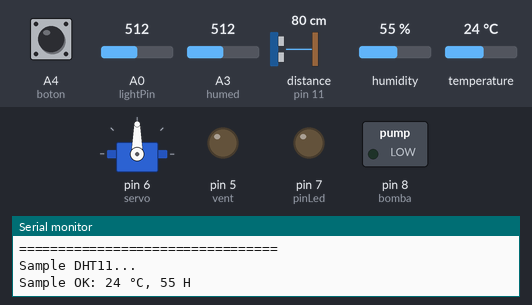
This sketch was run on a simulated Arduino Uno, built with avr-gcc and run on an emulated ATmega328P. Shown: servo, switched loads named in the sketch (green lamp = pin HIGH), output pins drawn as LEDs (lit = HIGH), the last lines printed to the serial monitor. Inputs (shaded band) come from the test bench; at power-on: temperature 24 °C, A4 (boton) LOW, distance to the obstacle (sensor on pin 11) 80 cm, A0 (lightPin) = 512, A3 (humed) = 512, humidity 55 %.

Above: at 1.7 s.
1.8 s: temperature set to 27 °C
At 10.3 s:
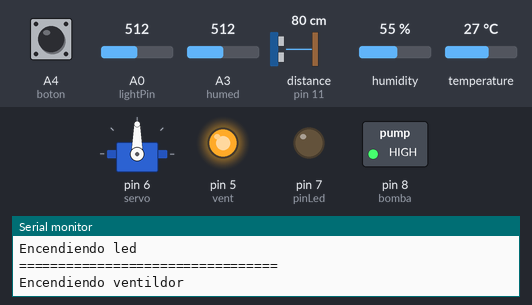
11.3 s: A4 (boton) pulled HIGH for 3 s
At 16.4 s:
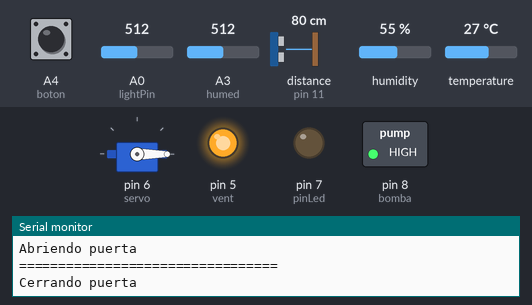
17.7 s: distance to the obstacle (sensor on pin 11) set to 14 cm
26.4 s: distance to the obstacle (sensor on pin 11) set to 11 cm
At 34.1 s:
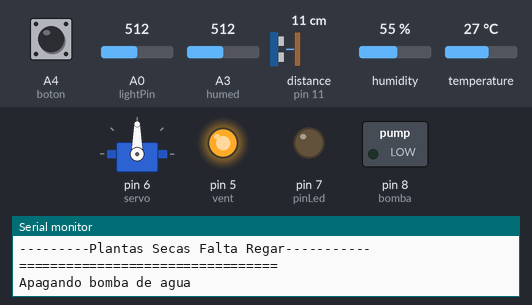
34.4 s: A0 (lightPin) set to 110
40.8 s: A0 (lightPin) set to 95
At 47.5 s:
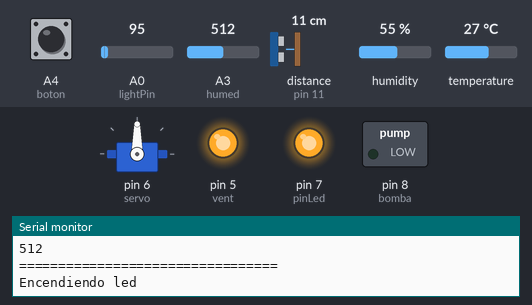
Timing chart, 0 to 48.6 s (numbered marks = the images above; inputs shaded):
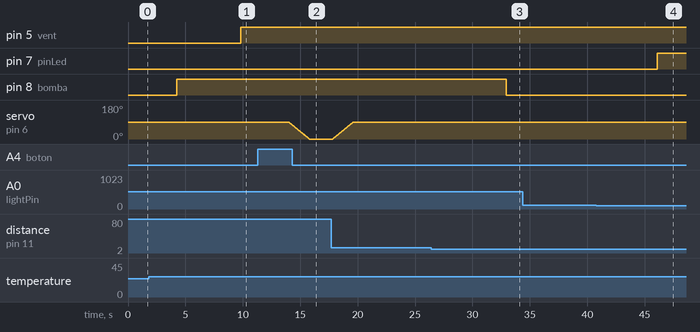

The sketch:

SimpleHouse_Example.ino
```cpp
/*-----------------------------------------------------.::|Salidas|::.----------------------------------*/
#define vent 5
#define servo 6
#define pinLed 7
#define bomba 8
byte bitToggle = 0;
/*-----------------------------------------------------.::|Entradas|::.----------------------------------*/
#define boton A4
#define humed A3
//Entrada de luz
#define lightPin A0
//Iguales definir a usar

#define pinDHT11 3
#define pinLM35 3

#define hcT 11
#define hcE 12

/*-----------------------------------------------------.::|HCSR04|::.----------------------------------*/

#include <HCSR04.h>
UltraSonicDistanceSensor distanceSensor(hcE, hcT); // Initialize sensor that uses digital pins 11 and 12.

/*-----------------------------------------------------.::|Servo|::.----------------------------------*/

#include <Servo.h>
Servo myservo;  // create servo object to control a servo
int pos = 0;    // variable to store the servo position
#define grados 90
/*-----------------------------------------------------.::|DHT 11|::.----------------------------------*/

#include <SimpleDHT.h>
byte temperature = 0;
byte humidity = 0;
int err = SimpleDHTErrSuccess;

// for DHT11,
//      VCC: 5V or 3V
//      GND: GND
//      DATA: 2
SimpleDHT11 dht11(pinDHT11);

/*-----------------------------------------------------.::|Prototipos|::.----------------------------------*/
int medirTemperaturaHumedad();
int medirNivelAgua();
int medirTemperatura();

void moverPuerta();
void encenderVentilador();
void encenderLed();
void regar();
#define wait delay(500);
/*-----------------------------------------------------.::|Programm|::.----------------------------------*/

void setup() {
  Serial.begin(9600);
  wait
  //----------------------------------------------Entradas
  pinMode(boton, INPUT);
  pinMode(lightPin, INPUT);
  pinMode(pinDHT11, INPUT);
  //----------------------------------------------Salidas
  pinMode(servo, OUTPUT);
  pinMode(vent, OUTPUT);
  //  pinMode(luz, OUTPUT);
  pinMode(pinLed, OUTPUT);
  pinMode(bomba, OUTPUT);

  myservo.attach(servo);  // attaches the servo on pin 9 to the servo object
}

void loop() {
  int luminosidad = medirLuminosidad();
  wait
  //Checar temperatura
  int temperatura = medirTemperaturaHumedad();
  wait
  //Medir nivel de agua
  int distanciaAgua = medirNivelAgua();
  wait
  int humedad = leerHumedad();
  wait


  if (luminosidad < 100) {
    encenderLed(true);
  } else {
    encenderLed(false);
  }
  if (temperatura > 25) {
    encenderVentilador(true);
  } else {
    encenderVentilador(false);
  }
  Serial.println(temperatura);

  if (humedad > 250) {
    Serial.println("---------Plantas Secas Falta Regar-----------");
    if (distanciaAgua > 12) {
      Serial.println("---------Nivel de agua menor de 1cm aprox-----------");
      Serial.println(distanciaAgua);
      regar(false);
    } else {
      regar(true);
    }
  } else {
    Serial.println("---------Plantas humedas,no regar-----------");
    regar(false);
  }


  if (abrirPuerta()) {
    moverPuerta();
  } else {
    Serial.println("Puerta cerrada");
    myservo.write(grados);              // tell servo to go to position in variable 'pos'
  }

}

int medirTemperatura() {
  float tempC = 0.0;
  tempC = analogRead(pinLM35);
  Serial.println("=================================");
  Serial.println("Midiendo Temperatura LM35");
  tempC = (5.0 * tempC * 100.0) / 1024.0;
  Serial.println("Midiendo Temperatura LM35");
  return (int)tempC;
}

int medirNivelAgua() {
  int cm = distanceSensor.measureDistanceCm();
  Serial.println("=================================");
  Serial.println("Distancia de agua");
  Serial.print(cm);
  Serial.println("cm");
  return cm;
}

bool abrirPuerta() {
  return (digitalRead(boton) == HIGH) ? true : false;
}

int medirTemperaturaHumedad() {
  // start working...
  Serial.println("=================================");
  Serial.println("Sample DHT11...");
  if ((err = dht11.read(&temperature, &humidity, NULL)) != SimpleDHTErrSuccess) {
    //    Serial.print("Read DHT11 failed, err="); Serial.println(err);delay(1000);
    return -1;
  }
  Serial.print("Sample OK: ");
  Serial.print((int)temperature); Serial.print(" °C, ");
  Serial.print((int)humidity); Serial.println(" H");

  // DHT11 sampling rate is 1HZ.
  delay(1500);
  return (int)temperature;
}

int medirLuminosidad() {
  int lum = analogRead(lightPin);
  Serial.println("=================================");
  Serial.println("Luminosidad");
  Serial.println(lum);
  return lum;
}

/*-----------------------------------------------------.::|Acciones|::.----------------------------------*/

void moverPuerta() {
  Serial.println("=================================");
  Serial.println("Abriendo puerta");

  Serial.println("=================================");
  Serial.println("Cerrando puerta");
  for (pos = grados; pos >= 0; pos -= 1) { // goes from 180 degrees to 0 degrees
    myservo.write(pos);              // tell servo to go to position in variable 'pos'
    delay(20);                       // waits 15ms for the servo to reach the position
  }

  for (int i = 0; i < 4; i++) {
    wait
  }
  for (pos = 0; pos <= grados; pos += 1) { // goes from 0 degrees to 180 degrees
    // in steps of 1 degree
    myservo.write(pos);              // tell servo to go to position in variable 'pos'
    delay(20);                       // waits 15ms for the servo to reach the position
  }
}

void encenderVentilador(bool band) {
  Serial.println("=================================");
  if (band) {
    Serial.println("Encendiendo ventildor");
    digitalWrite(vent, HIGH);
    for (int i = 0; i < 4; i++) {
      wait
    }
  } else {
    Serial.println("Apagando ventildor");
    digitalWrite(vent, LOW);
  }
}

void regar(bool band) {
  if (!band) {
    Serial.println("=================================");
    Serial.println("Encendiendo bomba de agua");
    digitalWrite(bomba, HIGH);
    for (int i = 0; i < 4; i++) {
      wait
    }
  }
  else {
    Serial.println("=================================");
    Serial.println("Apagando bomba de agua");
        digitalWrite(bomba, LOW);
    for (int i = 0; i < 4; i++) {
      wait
    }
  }
}

int leerHumedad() {
  int l = analogRead(humed);
  Serial.println("=================================");
  Serial.println("Humedad en maceta");
  Serial.println(l);
  return l;
}


void encenderLed(bool band) {
  Serial.println("=================================");
  Serial.println("Encendiendo led");
  if (band) {
    digitalWrite(pinLed, HIGH);
    for (int i = 0; i < 4; i++) {
      wait
    }
  } else {
    digitalWrite(pinLed, LOW);
  }
}
```

Measured:
- the behaviour switches between 25 and 26 °C on temperature (found by bisection; images 0 and 1)
- the behaviour switches between 13 and 12 cm on distance to the obstacle (sensor on pin 11) (found by bisection; images 2 and 3)
- the behaviour switches between 100 and 99 on A0 (lightPin) (found by bisection; images 3 and 4)
- after the input at 1.8 s, pin 5 (vent): LOW → HIGH after 8.0 s
- after the input at 11.3 s, servo on pin 6 (servo): moves from 90° to 0° over 1.8 s, starting after 2.7 s
- after the input at 26.4 s, pin 8 (bomba): HIGH → LOW after 6.5 s
- after the input at 40.8 s, pin 7 (pinLed): LOW → HIGH after 5.3 s
